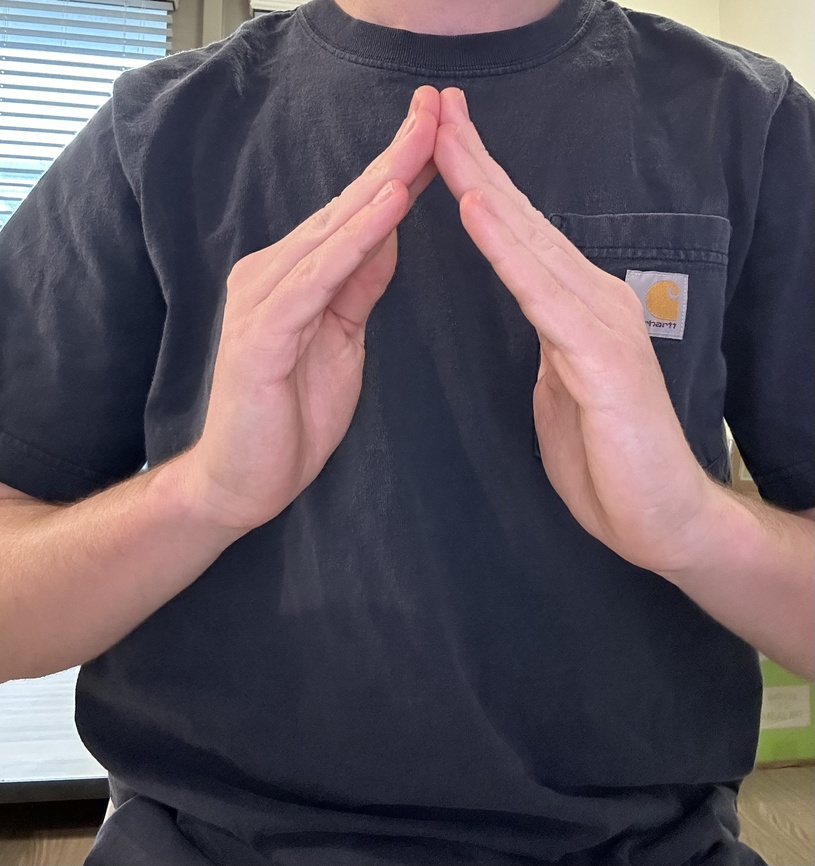
#> input picture house1.jpg, 815 x 866 px, shrunk from 2315 x 2461 before the run
$ python translator.py
#> lines starting #> are read from the running program, lines starting #| are printed output that depends on the picture; after the words box and inside, x2 and y2 are one past the last pixel; in counts of white or black regions, pixels touching at a corner belong together
from sentence_transformers import SentenceTransformer, util
from PIL import Image
import numpy as np
import cv2 as cv
import os

def main():
    image_path = 'house1.jpg'

    # Verify if the file exists
    if not os.path.exists(image_path):
        print(f"Error: The file '{image_path}' does not exist.")
        return

    img = cv.imread(image_path, cv.IMREAD_GRAYSCALE)
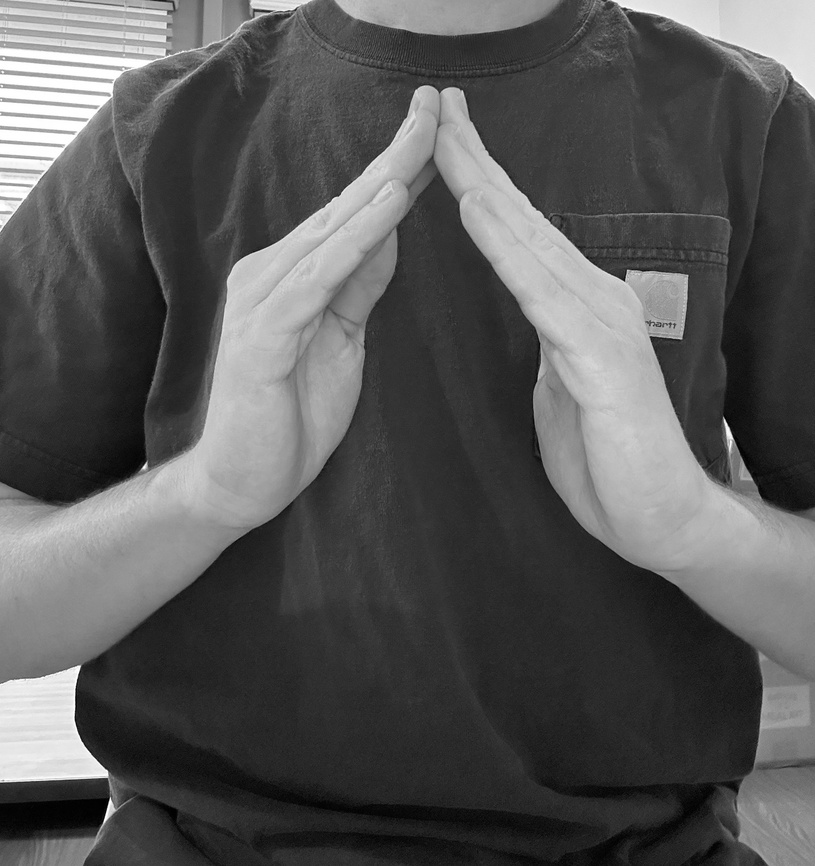
#> img: shape (866, 815); min 0, max 255, mean 87.2
    if img is None:
        print(f"Error: Failed to load the image '{image_path}'.")
        return

    # Apply Gaussian blur to reduce noise
    blurred_img = cv.GaussianBlur(img, (5, 5), 0)

    # Use Canny edge detection for better edge detection
    edges = cv.Canny(blurred_img, 50, 150)
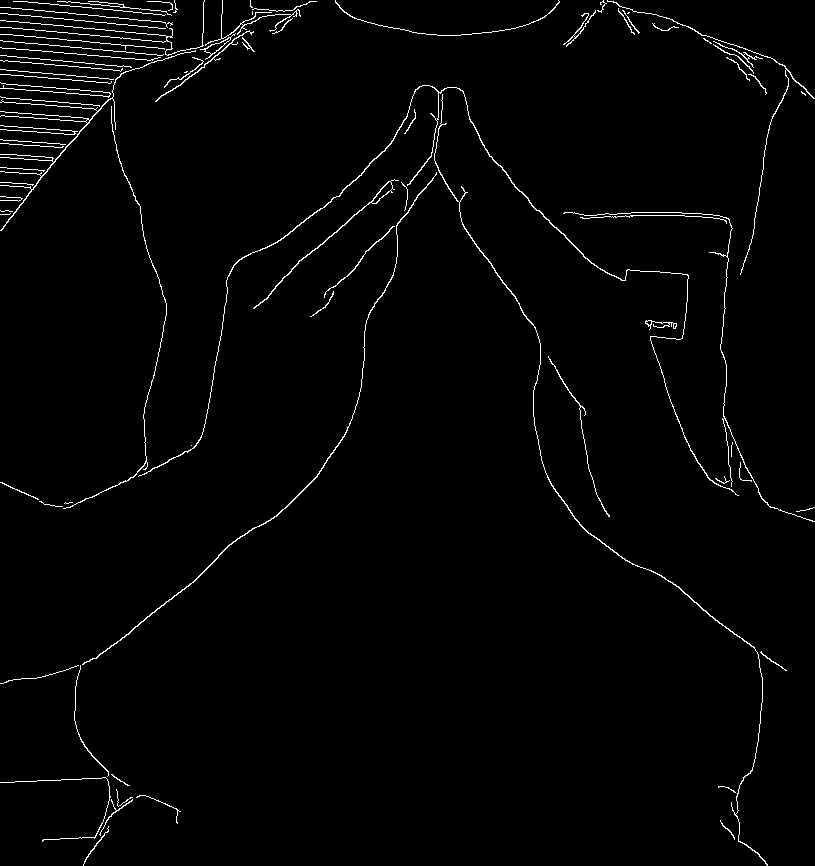
#> edges: shape (866, 815); 1.8% white in thin lines or dots

    # Find contours
    contours, hierarchy = cv.findContours(edges, cv.RETR_TREE, cv.CHAIN_APPROX_SIMPLE)
#> contours = 87 contours, 63 with area under 20; largest, box (x1, y1, x2, y2) and area: (138, 85, 739, 496) 385, (434, 94, 768, 866) 290, (82, 172, 437, 665) 276, (253, 179, 399, 309) 271, (200, 33, 236, 60) 156

    mask = np.zeros_like(img)

    for cnt in contours:
        cv.drawContours(mask, [cnt], -1, 255, thickness=-1)
#> this loop made 87 passes
#> cnt on passes 18, 27: [[191, 445]], [[10, 213], [9, 214], [0, 214], [9, 214]]
#> mask: shape (866, 815); 1.8% white in thin lines or dots

    # Apply bitwise operations correctly
    isolated = cv.bitwise_and(img, img, mask=mask)
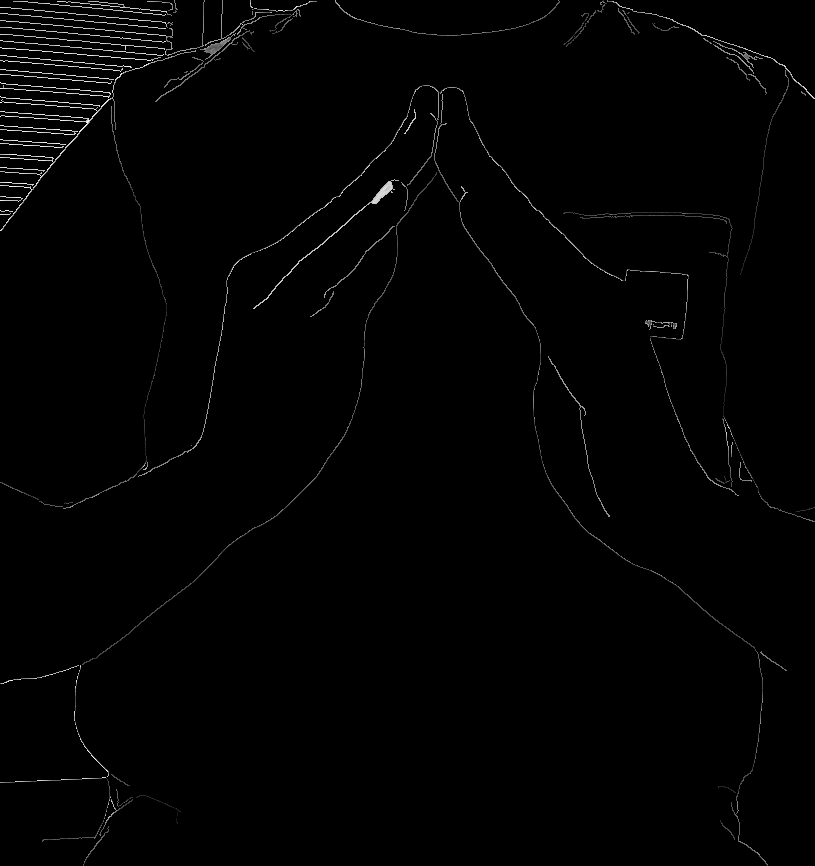
#> isolated: shape (866, 815); min 0, max 255, mean 2.5
    mask_inv = cv.bitwise_not(mask)
#> mask_inv: shape (866, 815); 98.2% white; black in thin lines or dots
    final_im = cv.bitwise_and(img, img, mask=mask_inv)
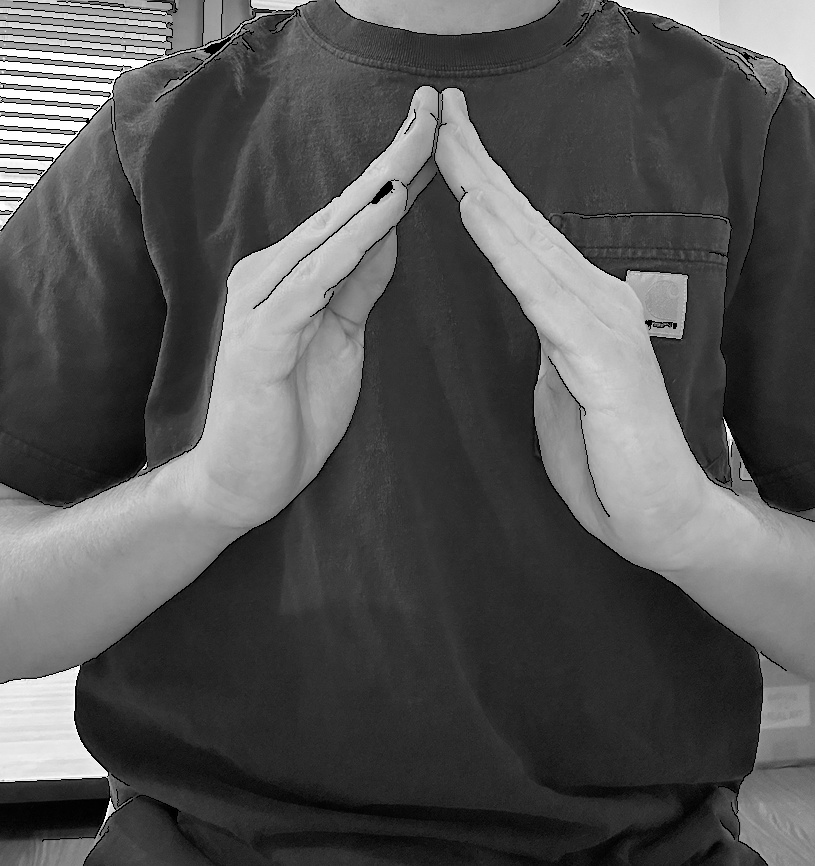
#> final_im: shape (866, 815); min 0, max 255, mean 84.8
    final_im[final_im > 140] = 0
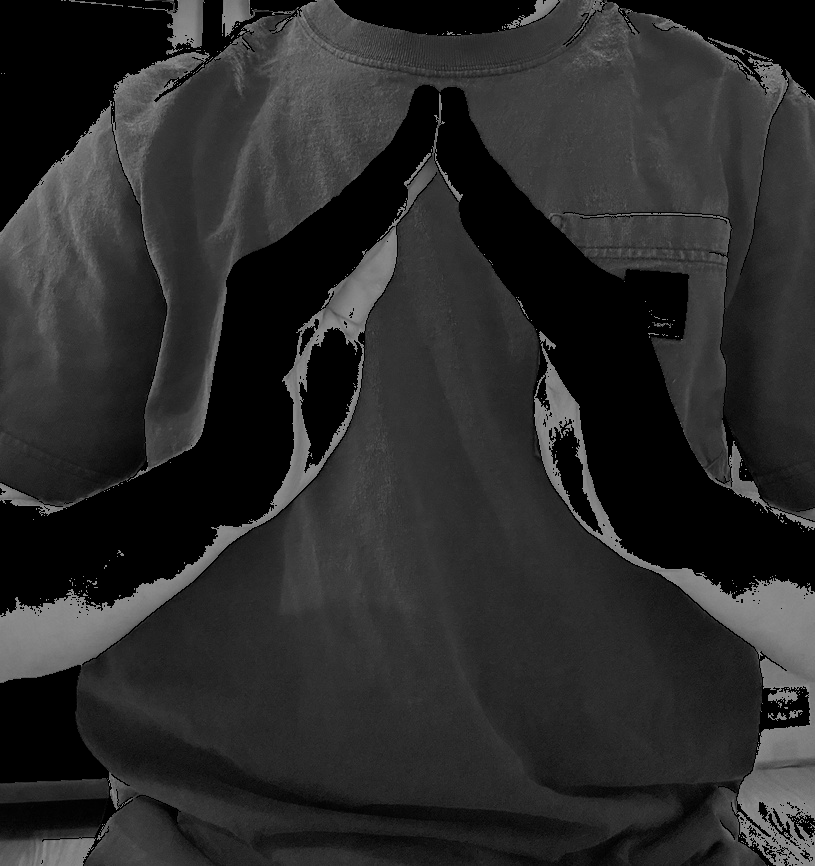
#> final_im: shape (866, 815); min 0, max 140, mean 42.5

    # Save the processed image
    cv.imwrite('house1hands.jpg', final_im)

    # Draw contours on the original color image
    color_img = cv.imread(image_path)
#> color_img is the input picture: shape (866, 815, 3); mean B, G, R 91.4, 83.4, 93
    if color_img is None:
        print(f"Error: Failed to load the color image '{image_path}'.")
        return

    cv.drawContours(color_img, contours, -1, (0, 255, 0), 2)  # Green contours with thickness 2
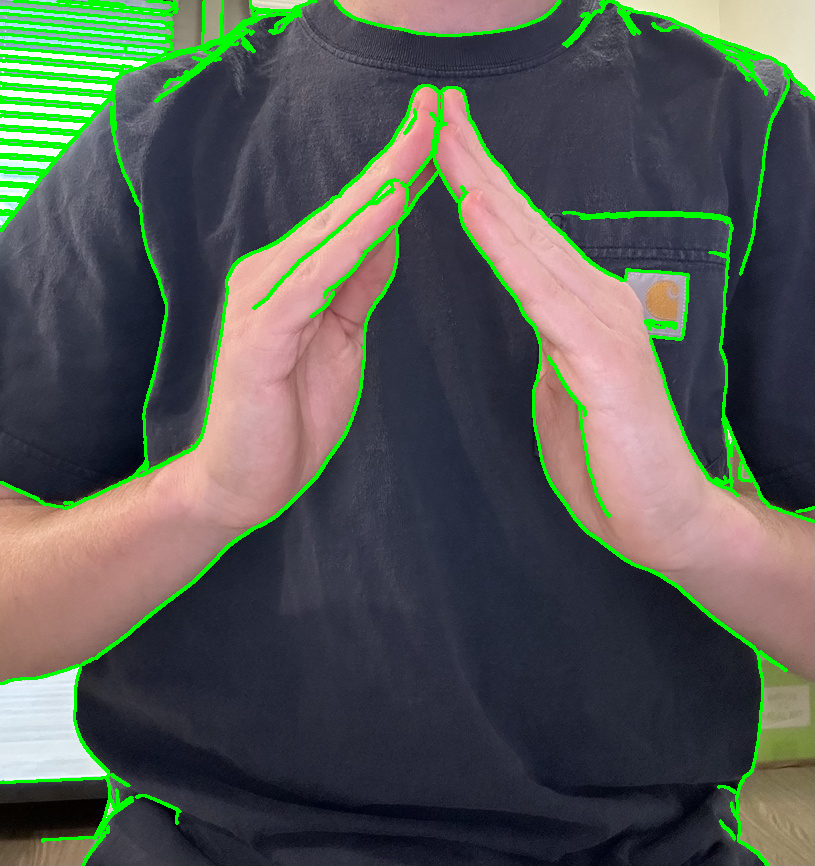
#> color_img: shape (866, 815, 3); 5.57% of pixels changed, all inside (x1, y1, x2, y2) = (0, 0, 815, 866)

    # Save the image with contours
    cv.imwrite('house1_with_contours.jpg', color_img)

    # Load CLIP model
    model = SentenceTransformer('clip-ViT-L-14')

    # Encode an image:
    img_emb = model.encode(Image.open('house1.jpg'))

    # Encode text descriptions
    text_emb = model.encode(Image.open('house1.jpeg'))

    img_emb2 = model.encode(Image.open('house1.jpeg'))

    # Compute cosine similarities
    cos_scores = util.cos_sim(img_emb, text_emb)
    cos_scores2 = util.cos_sim(img_emb, img_emb2)
    print(cos_scores)
    print(cos_scores2)

if __name__ == "__main__":
    main()
#> (the call stopped at in main, `model = SentenceTransformer('clip-ViT-L-14')`: sentence_transformers is not available in this run)
